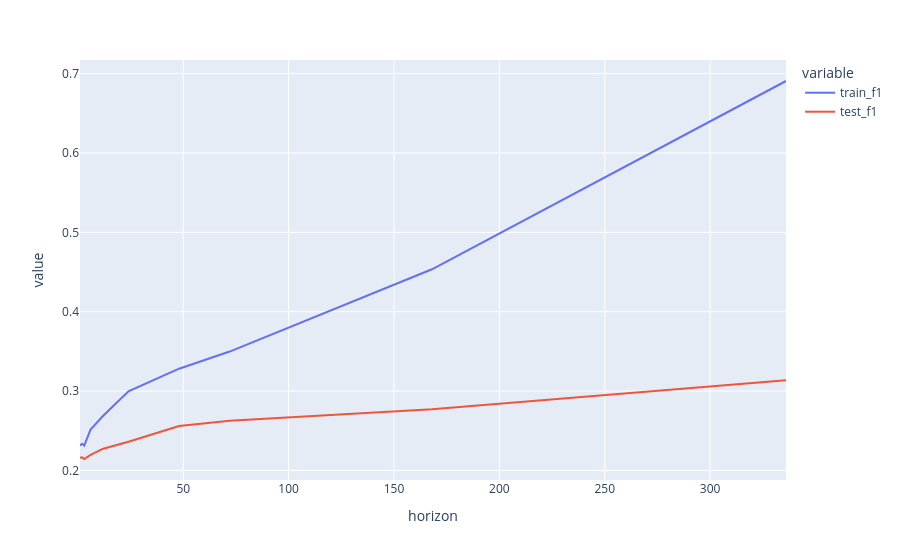

This figure's notebook cell:
### Markdown cell above
Bloc 5 : Visualisation et Hyperparamètres

### Code cell
fig = px.line(performances, x = 'horizon', y = ['train_f1', 'test_f1'])
fig.show()

### Figure 1 — Plotly figure (JSON) as saved in the notebook; plotly's stock layout.template omitted (floating-point values rounded to 4 significant figures)
{"data": [{"hovertemplate": "variable=train_f1<br>horizon=%{x}<br>value=%{y}<extra></extra>", "legendgroup": "train_f1", "line": {"color": "#636efa", "dash": "solid"}, "marker": {"symbol": "circle"}, "mode": "lines", "name": "train_f1", "orientation": "v", "showlegend": true, "type": "scatter", "x": [1, 2, 3, 6, 12, 24, 48, 72, 168, 336], "xaxis": "x", "y": [0.2315, 0.2336, 0.2313, 0.2515, 0.2689, 0.2998, 0.3282, 0.3498, 0.4535, 0.6906], "yaxis": "y"}, {"hovertemplate": "variable=test_f1<br>horizon=%{x}<br>value=%{y}<extra></extra>", "legendgroup": "test_f1", "line": {"color": "#EF553B", "dash": "solid"}, "marker": {"symbol": "circle"}, "mode": "lines", "name": "test_f1", "orientation": "v", "showlegend": true, "type": "scatter", "x": [1, 2, 3, 6, 12, 24, 48, 72, 168, 336], "xaxis": "x", "y": [0.216, 0.2166, 0.2145, 0.2196, 0.2275, 0.2362, 0.2559, 0.2626, 0.2772, 0.3135], "yaxis": "y"}], "layout": {"legend": {"title": {"text": "variable"}, "tracegroupgap": 0}, "margin": {"t": 60}, "xaxis": {"anchor": "y", "domain": [0, 1], "title": {"text": "horizon"}}, "yaxis": {"anchor": "x", "domain": [0, 1], "title": {"text": "value"}}}}
